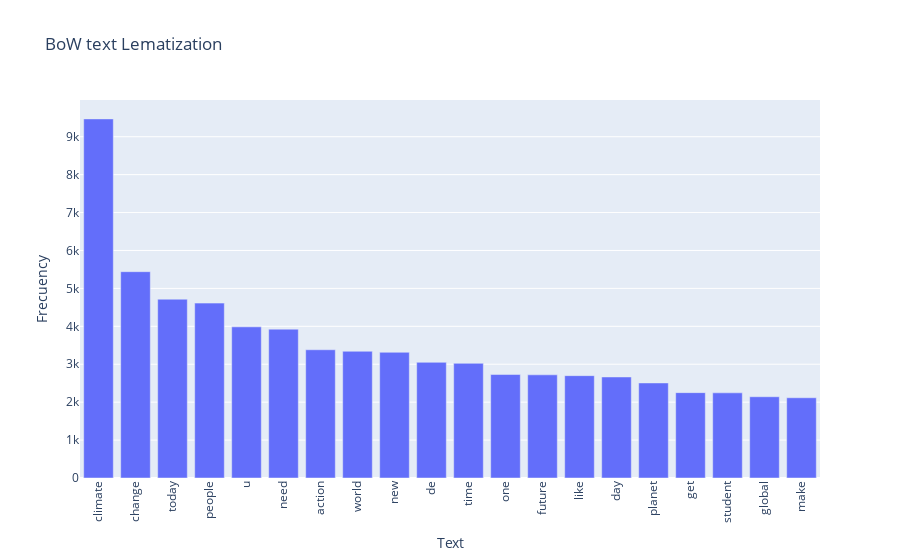

Write notebook code for a chart like this one.
### Markdown cell above
**3) Lemmatization**

### Code cell
# Lemmatization con NLTK for tokens_text_tweet

wordnet_lemmatizer = WordNetLemmatizer()

tokens_text = [wordnet_lemmatizer.lemmatize(w) for w in tokens_text_tweet]

fdist = nltk.FreqDist(tokens_text)
topwords = fdist.most_common(20)
print("Size of new BoW text =", len(fdist))
x, y = zip(*topwords)
fig = px.bar(
    x=x, y=y, title="BoW text Lematization", labels={"x": "Text", "y": "Frecuency"}
)
fig.update_xaxes(tickangle=270)
fig.show()

### Figure 1 — Plotly figure (JSON) as saved in the notebook; plotly's stock layout.template omitted (floating-point values rounded to 4 significant figures)
{"data": [{"alignmentgroup": "True", "hovertemplate": "Text=%{x}<br>Frecuency=%{y}<extra></extra>", "legendgroup": "", "marker": {"color": "#636efa", "pattern": {"shape": ""}}, "name": "", "offsetgroup": "", "orientation": "v", "showlegend": false, "textposition": "auto", "type": "bar", "x": ["climate", "change", "today", "people", "u", "need", "action", "world", "new", "de", "time", "one", "future", "like", "day", "planet", "get", "student", "global", "make"], "xaxis": "x", "y": [9470, 5441, 4715, 4612, 3986, 3925, 3382, 3342, 3315, 3050, 3024, 2729, 2721, 2699, 2664, 2507, 2251, 2246, 2143, 2116], "yaxis": "y"}], "layout": {"barmode": "relative", "legend": {"tracegroupgap": 0}, "title": {"text": "BoW text Lematization"}, "xaxis": {"anchor": "y", "domain": [0, 1], "tickangle": -90, "title": {"text": "Text"}}, "yaxis": {"anchor": "x", "domain": [0, 1], "title": {"text": "Frecuency"}}}}
